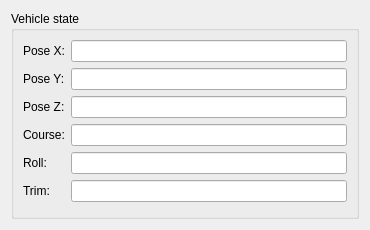
<?xml version="1.0" encoding="UTF-8"?>
<ui version="4.0">
 <class>vehicle_state_table</class>
 <widget class="QWidget" name="vehicle_state_table">
  <property name="geometry">
   <rect>
    <x>0</x>
    <y>0</y>
    <width>370</width>
    <height>230</height>
   </rect>
  </property>
  <property name="windowTitle">
   <string>Form</string>
  </property>
  <layout class="QGridLayout" name="gridLayout">
   <item row="0" column="0">
    <widget class="QGroupBox" name="groupBox">
     <property name="title">
      <string>Vehicle state</string>
     </property>
     <layout class="QFormLayout" name="formLayout">
      <item row="0" column="0">
       <widget class="QLabel" name="x_label">
        <property name="text">
         <string>Pose X:</string>
        </property>
       </widget>
      </item>
      <item row="1" column="0">
       <widget class="QLabel" name="y_label">
        <property name="text">
         <string>Pose Y:</string>
        </property>
       </widget>
      </item>
      <item row="2" column="0">
       <widget class="QLabel" name="z_label">
        <property name="text">
         <string>Pose Z:</string>
        </property>
       </widget>
      </item>
      <item row="3" column="0">
       <widget class="QLabel" name="course_label">
        <property name="text">
         <string>Сourse:</string>
        </property>
       </widget>
      </item>
      <item row="4" column="0">
       <widget class="QLabel" name="roll_label">
        <property name="text">
         <string>Roll:</string>
        </property>
       </widget>
      </item>
      <item row="5" column="0">
       <widget class="QLabel" name="trim_label">
        <property name="text">
         <string>Trim:</string>
        </property>
       </widget>
      </item>
      <item row="0" column="1">
       <widget class="QLineEdit" name="x_edit">
        <property name="readOnly">
         <bool>true</bool>
        </property>
       </widget>
      </item>
      <item row="1" column="1">
       <widget class="QLineEdit" name="y_edit">
        <property name="readOnly">
         <bool>true</bool>
        </property>
       </widget>
      </item>
      <item row="2" column="1">
       <widget class="QLineEdit" name="z_edit">
        <property name="readOnly">
         <bool>true</bool>
        </property>
       </widget>
      </item>
      <item row="3" column="1">
       <widget class="QLineEdit" name="course_edit">
        <property name="readOnly">
         <bool>true</bool>
        </property>
       </widget>
      </item>
      <item row="4" column="1">
       <widget class="QLineEdit" name="roll_edit">
        <property name="readOnly">
         <bool>true</bool>
        </property>
       </widget>
      </item>
      <item row="5" column="1">
       <widget class="QLineEdit" name="trim_edit">
        <property name="readOnly">
         <bool>true</bool>
        </property>
       </widget>
      </item>
     </layout>
    </widget>
   </item>
  </layout>
 </widget>
 <resources/>
 <connections/>
</ui>
